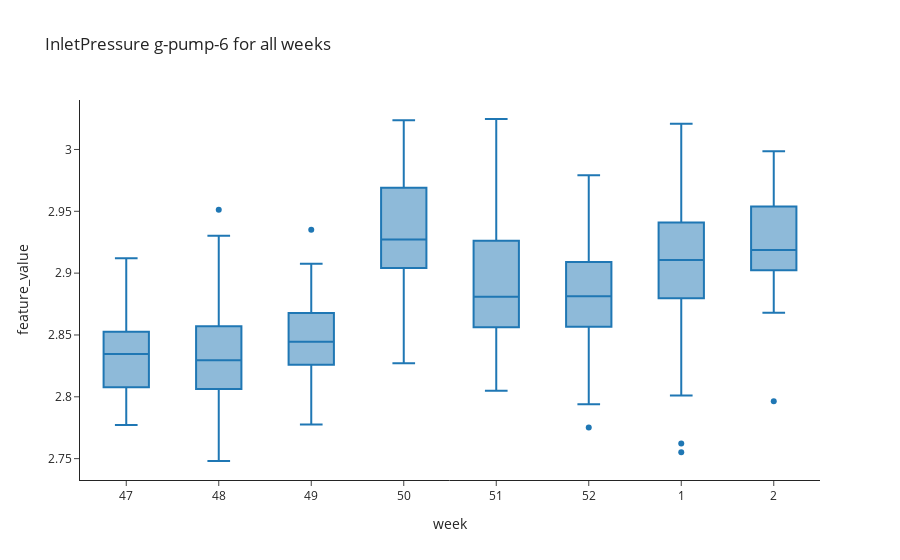
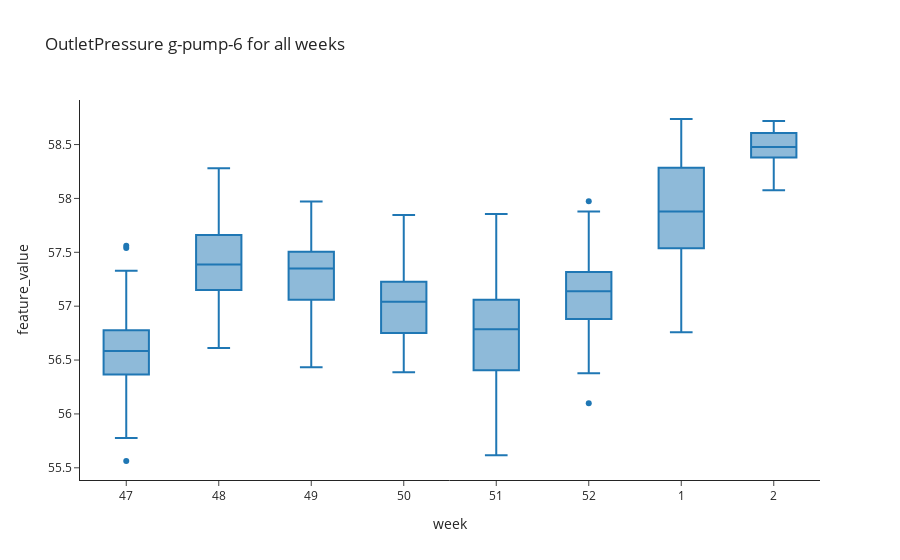
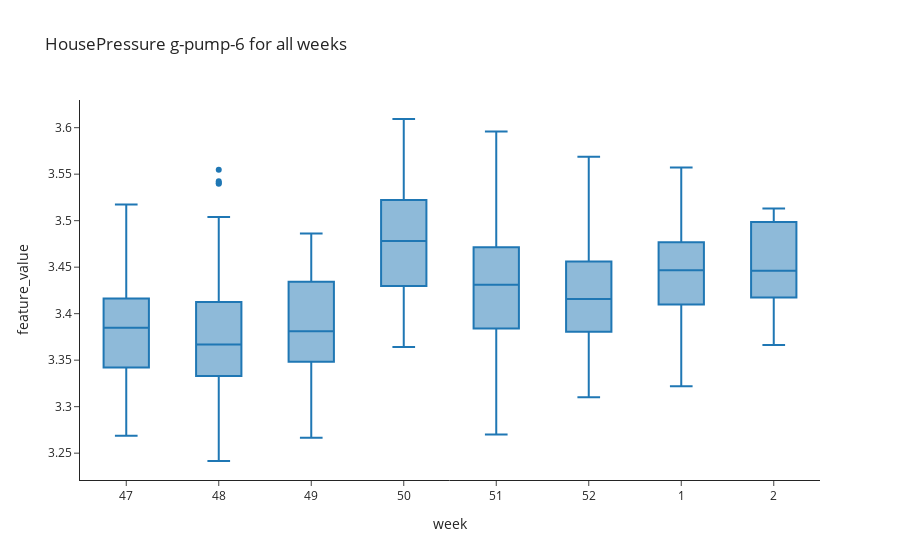

The notebook cell these images were saved under, in order:
### Markdown cell above
**Boxplot**

### Code cell
show_baselining_plot_azure(df_data, duration = "all", asset_name= asset_name, variable_name= INLET_PRESSURE, plot_type = "box")

show_baselining_plot_azure(df_data, duration = "all", asset_name= asset_name, variable_name= OUTLET_PRESSURE, plot_type = "box")

show_baselining_plot_azure(df_data, duration = "all", asset_name= asset_name, variable_name= HOUSE_PRESSURE, plot_type = "box")

### Figure 1 — Plotly figure (JSON) as saved in the notebook; plotly's stock layout.template omitted (floating-point values rounded to 4 significant figures; data arrays with more than 128 entries replaced by an {"elided": "..."} marker saying what was removed)
{"data": [{"alignmentgroup": "True", "hoverlabel": {"namelength": 0}, "hovertemplate": "week=%{x}<br>feature_value=%{y}", "legendgroup": "", "marker": {"color": "#1F77B4"}, "name": "", "notched": false, "offsetgroup": "", "orientation": "v", "showlegend": false, "type": "box", "x": {"elided": "831 int values"}, "x0": " ", "xaxis": "x", "y": {"elided": "831 float values"}, "y0": " ", "yaxis": "y"}], "layout": {"boxmode": "group", "legend": {"tracegroupgap": 0}, "title": {"text": "InletPressure g-pump-6 for all weeks "}, "xaxis": {"anchor": "y", "domain": [0, 1], "title": {"text": "week"}, "type": "category"}, "yaxis": {"anchor": "x", "domain": [0, 1], "title": {"text": "feature_value"}}}}

### Figure 2 — Plotly figure (JSON) as saved in the notebook; plotly's stock layout.template omitted (floating-point values rounded to 4 significant figures; data arrays with more than 128 entries replaced by an {"elided": "..."} marker saying what was removed)
{"data": [{"alignmentgroup": "True", "hoverlabel": {"namelength": 0}, "hovertemplate": "week=%{x}<br>feature_value=%{y}", "legendgroup": "", "marker": {"color": "#1F77B4"}, "name": "", "notched": false, "offsetgroup": "", "orientation": "v", "showlegend": false, "type": "box", "x": {"elided": "874 int values"}, "x0": " ", "xaxis": "x", "y": {"elided": "874 float values"}, "y0": " ", "yaxis": "y"}], "layout": {"boxmode": "group", "legend": {"tracegroupgap": 0}, "title": {"text": "OutletPressure g-pump-6 for all weeks "}, "xaxis": {"anchor": "y", "domain": [0, 1], "title": {"text": "week"}, "type": "category"}, "yaxis": {"anchor": "x", "domain": [0, 1], "title": {"text": "feature_value"}}}}

### Figure 3 — Plotly figure (JSON) as saved in the notebook; plotly's stock layout.template omitted (floating-point values rounded to 4 significant figures; data arrays with more than 128 entries replaced by an {"elided": "..."} marker saying what was removed)
{"data": [{"alignmentgroup": "True", "hoverlabel": {"namelength": 0}, "hovertemplate": "week=%{x}<br>feature_value=%{y}", "legendgroup": "", "marker": {"color": "#1F77B4"}, "name": "", "notched": false, "offsetgroup": "", "orientation": "v", "showlegend": false, "type": "box", "x": {"elided": "831 int values"}, "x0": " ", "xaxis": "x", "y": {"elided": "831 float values"}, "y0": " ", "yaxis": "y"}], "layout": {"boxmode": "group", "legend": {"tracegroupgap": 0}, "title": {"text": "HousePressure g-pump-6 for all weeks "}, "xaxis": {"anchor": "y", "domain": [0, 1], "title": {"text": "week"}, "type": "category"}, "yaxis": {"anchor": "x", "domain": [0, 1], "title": {"text": "feature_value"}}}}
